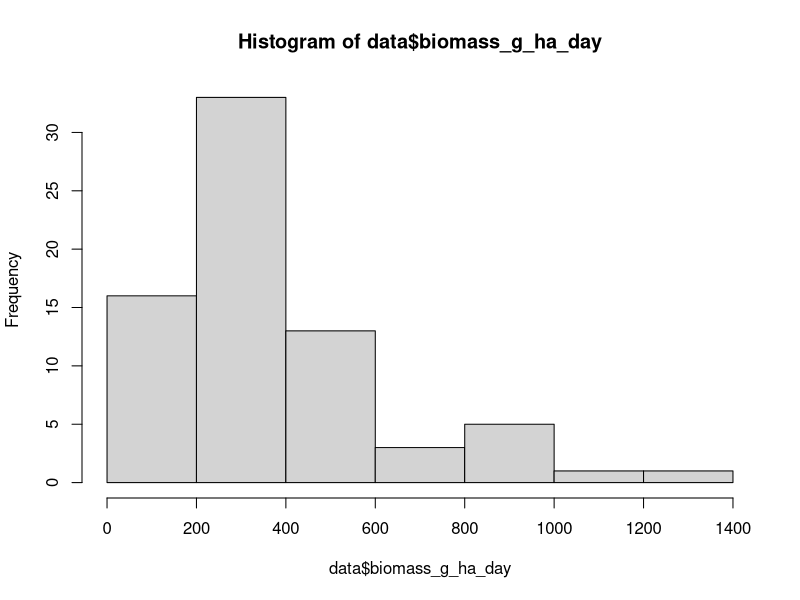
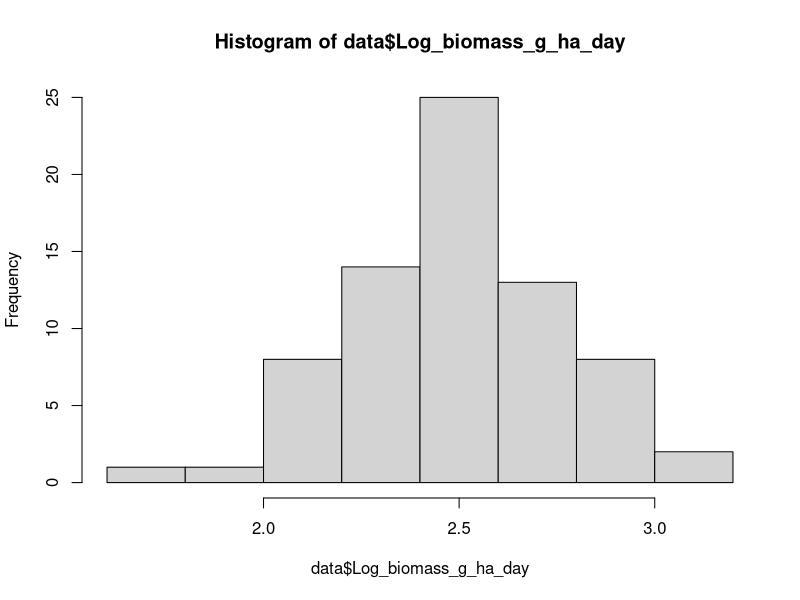
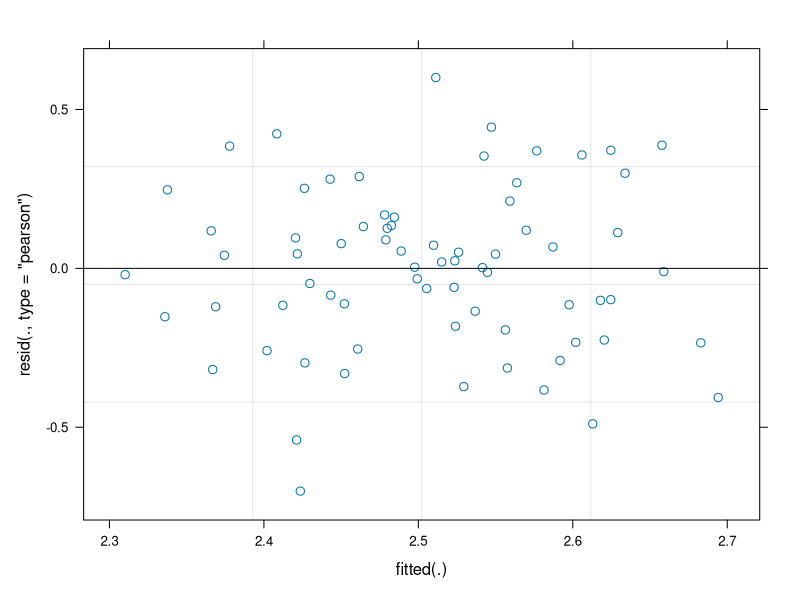
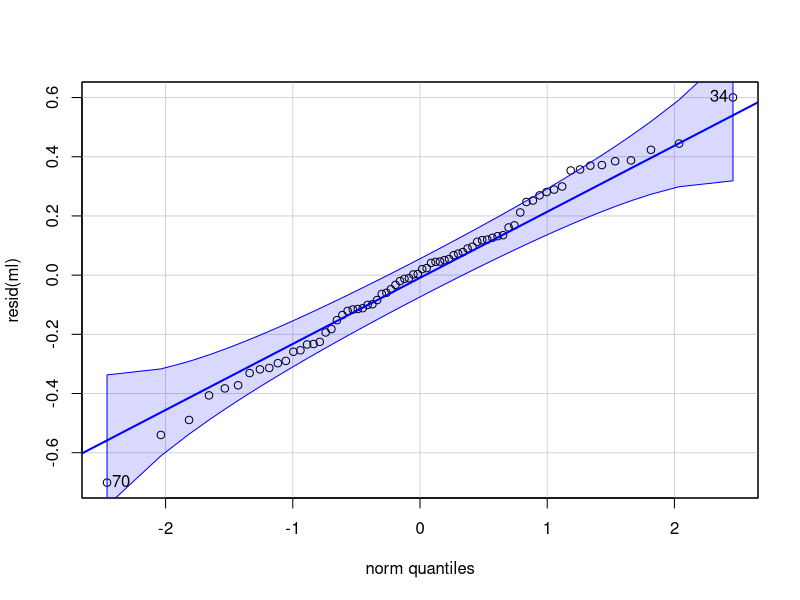
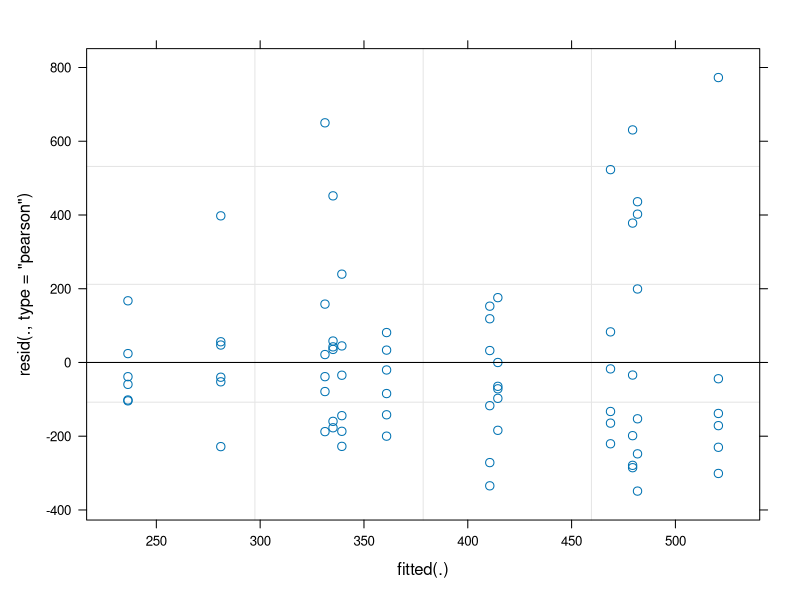
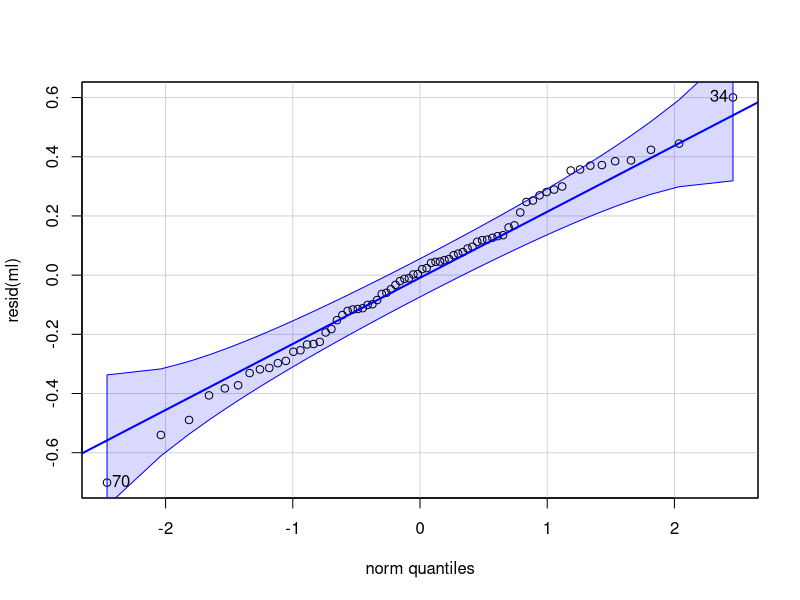
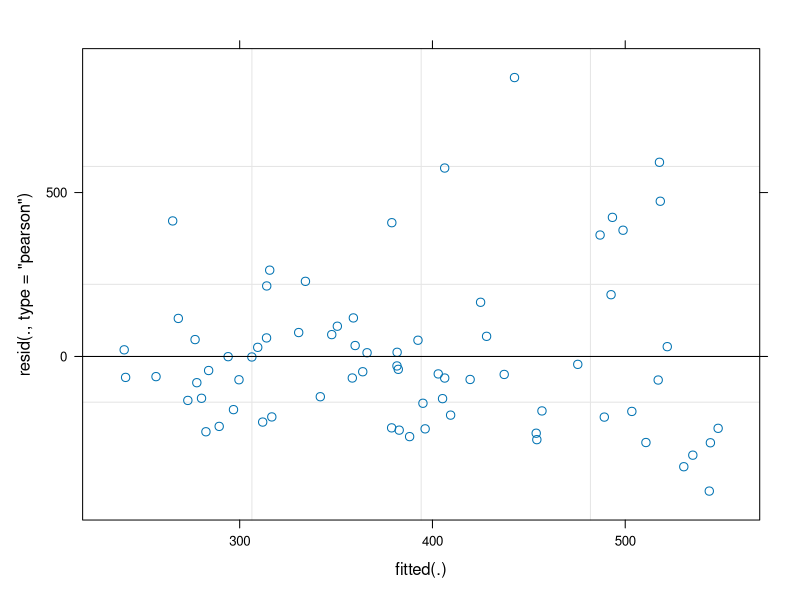

Source code (R) for these figures, in order: (Note: this script raises an error after producing the figures.)
library(car)
library(dplyr)
library(readxl)
library(lme4)
#loading data
data<- read_excel("raw/alldataforbiomass.xlsx")
data<-data%>%mutate(Log_biomass_g_ha_day= log10(biomass_g_ha_day))

hist(data$biomass_g_ha_day)
hist(data$Log_biomass_g_ha_day)

#models for biomass~nutri
ml<-lmer(Log_biomass_g_ha_day~ Fire.Interval+ mean_ammonia+ mean_nitrate +Ortho_P_mg_kg+ Avg_pH + (1|Site/Transect) , 
              data=data)
summary(ml)
Anova<-round(Anova(ml,test='F'), 2) 
Anova #nitrate,PO4, pH
plot(ml)
qqPlot(resid(ml))  #  QQ plot looks strange non-transformed- looks ok now!


#models for biomass~veg
veg<-lmer(biomass_g_ha_day~Fire.Interval+ Tree.Basal.Area_m2+ Herb.Cover_0.50cm_perc+ Shrub.Cover_50.200cm_perc+perc_myco_host_freq + (1|Site/Transect) , 
               data=data)
summary(veg)
Anova<-round(Anova(veg,test='F'), 2) 
Anova
plot(veg)
qqPlot(resid(ml))  #  QQ plot

#models for biomass~nutri and veg
#crash when I use Tree basal area (from here onwards...)
full<- lmer(biomass_g_ha_day~ Fire.Interval+ mean_ammonia+ mean_nitrate+Ortho_P_mg_kg+Avg_pH+  Herb.Cover_0.50cm_perc+ Shrub.Cover_50.200cm_perc+perc_myco_host_freq+(1|Site),
                 data)

full<- lmer(biomass_g_ha_day~ Fire.Interval+ mean_ammonia+ mean_nitrate+Ortho_P_mg_kg+Avg_pH +perc_myco_host_freq+(1|Site),   data)
summary(full)
Anova<-round(Anova(full,test='F'), 2) 
Anova
plot(full)


#HYPHAL WIDTH
datalength<- read_excel("raw/alldataforlength.xlsx")
datalength<-data%>%mutate(Log_Length= log10(Length_mm),
                          Log_CVLength=log10(CV_Length))
#models for width~nutri
wn<-lmer(Log_Length~Fire.Interval+ mean_ammonia +mean_nitrate+ Ortho_P_mg_kg +Avg_pH+(1|Site/Transect/Location/Rep) , 
              data=datalength)
summary(wn)
Anova_wnh<-round(Anova(wn,test='F'), 2) 
Anova_wnh
plot(wn)
qqPlot(resid(wn))


#models for width~veg
#many many issues running this code- no F??? 
wv<-lmer(Log_Length~ Fire.Interval+ Tree.Basal.Area_m2+Herb.Cover_0.50cm_perc+ Shrub.Cover_50.200cm_perc+ perc_myco_host_freq+(1|Site/Transect/Location/Rep) , 
              data=datalength)
summary(wv)
Anova_wvh<-round(Anova(wv,test='F'), 2) 
Anova_wvh
plot(wv)
qqPlot(resid(wv))




#to check if this was an issue but no- also tried scaling and nothing
vif(lm(Log_Length~Tree.Basal.Area_m2 + Shrub.Cover_50.200cm_perc,data))

#models for CV width~nutri
CVn<-lmer(Log_CVLength~ Fire.Interval+ mean_ammonia+ mean_nitrate +Ortho_P_mg_kg+ Avg_pH + (1|Site/Transect/Location) , 
               data=datalength)
summary(CVn)
Anova_CVnh<-round(Anova(CVn,test='F'), 2) 
Anova_CVnh
plot(CVn)

#models for CV width~veg
CVf<-lmer(Log_CVLength~ Fire.Interval+ mean_ammonia+ mean_nitrate +Ortho_P_mg_kg+ Avg_pH +Tree.Basal.Area_m2+ Herb.Cover_0.50cm_perc+ Shrub.Cover_50.200cm_perc+ perc_myco_host_freq+(1|Site/Transect/Location) , 
               data=datalength)
summary(CVf)
Anova_CVf<-round(Anova(CVf,test='F'), 2) 
Anova_CVf
plot(CVf)
qqPlot(resid(CVf))

#models for CV width~nutri+veg
CVv<-lmer(Log_CVLength~ Fire.Interval+ Tree.Basal.Area_m2+ Herb.Cover_0.50cm_perc+ Shrub.Cover_50.200cm_perc+ perc_myco_host_freq+(1|Site/Transect/Location) , 
          data=datalength)
summary(CVv)
Anova_CVvh<-round(Anova(CVv,test='F'), 2) 
Anova_CVvh
plot(CVv)
qqPlot(resid(CVv))


